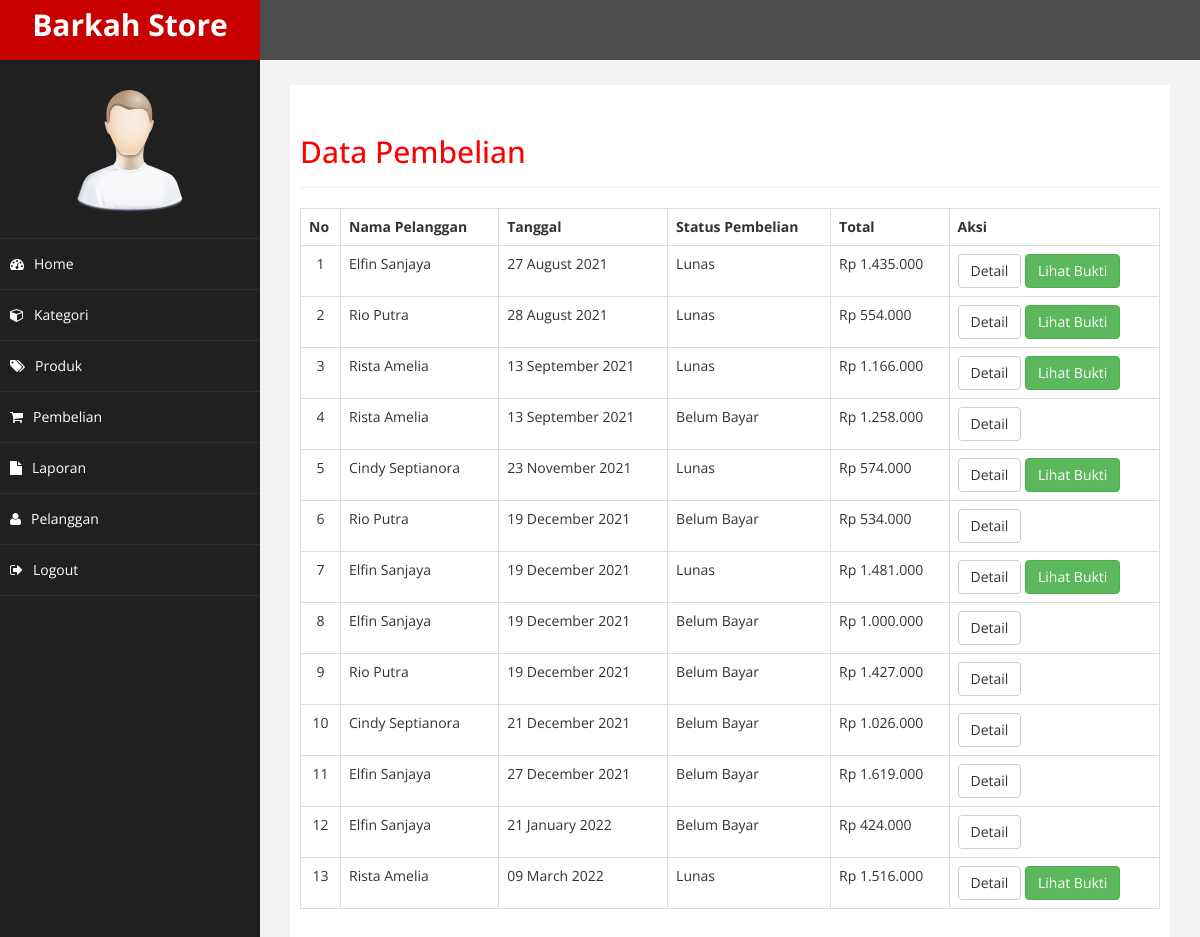
The page /admin/index.php?hal=pembelian (signed in) on the database its author committed.
### tables this page shows
CREATE TABLE `pembelian` (
  `id_pembelian` int(11) NOT NULL,
  `id_pelanggan` int(11) NOT NULL,
  `tanggal_beli` date NOT NULL,
  `total_beli` int(11) NOT NULL,
  `alamat_pengiriman` text NOT NULL,
  `status_beli` varchar(40) NOT NULL DEFAULT 'Belum Bayar',
  `resi` varchar(40) NOT NULL,
  `total_berat` int(11) NOT NULL,
  `provinsi` varchar(50) NOT NULL,
  `distrik` varchar(50) NOT NULL,
  `tipe` varchar(50) NOT NULL,
  `kodepos` varchar(50) NOT NULL,
  `ekspedisi` varchar(50) NOT NULL,
  `paket` varchar(50) NOT NULL,
  `ongkir` int(11) NOT NULL,
  `estimasi` varchar(50) NOT NULL
);

CREATE TABLE `pelanggan` (
  `id_pelanggan` int(11) NOT NULL,
  `email` varchar(40) NOT NULL,
  `pass_pelanggan` varchar(40) NOT NULL,
  `nama_pelanggan` varchar(40) NOT NULL,
  `telepon` varchar(15) NOT NULL,
  `alamat` text NOT NULL
);

### admin/function.php (called while the page is built, shortened)
<?php
function rupiah($angka) {
    $rupiah = "Rp " . number_format($angka,0,',','.');
    return $rupiah;
}
?>

### admin/pembelian.php (the view, shortened to what this page needs)
<?php
include 'function.php'; ?>
<div class="page-header">
    <h2>Data Pembelian</h2>
</div>
<table class="table table-bordered">
        <tr>
            <th>No</th>
            <th>Nama Pelanggan</th>
            <th>Tanggal</th>
            <th>Status Pembelian</th>
            <th>Total</th>
            <th>Aksi</th>
        </tr>
    <?php
        $tampil = mysqli_query($koneksi,"SELECT * FROM pembelian JOIN pelanggan ON
                                            pembelian.id_pelanggan=pelanggan.id_pelanggan");
        $no = 1;
        while($data = mysqli_fetch_array($tampil)) :
    ?>
        <tr>
            <td width='40px' align='center'><?= $no++ ?></td>
            <td><?= $data['nama_pelanggan']; ?></td>
            <td><?= date("d F Y", strtotime($data['tanggal_beli'])) ?></td>
            <td><?= $data['status_beli']; ?></td>
            <td><?= rupiah($data['total_beli']); ?></td>
            <td>
                <a href="?hal=detail&id=<?=$data['id_pembelian'];?>" class="btn btn-default"
                >Detail</a>
                <?php if ($data['status_beli'] !== 'Belum Bayar') : ?>
                    <a class="btn btn-success" href="?hal=pembayaran&id=<?= $data['id_pembelian']; ?>">Lihat Bukti</a>
                <?php endif; ?>
            </td>
        </tr>
        <?php endwhile; ?>
</table>

### admin/assets/css/custom.css (style rules this page uses)
body { font-family: 'Open Sans', sans-serif; }
h2 { color: #f00; }

### rows shown on the page
pembelian: id_pelanggan.nama_pelanggan "Elfin Sanjaya", tanggal_beli "27 August 2021", status_beli "Lunas", total_beli "Rp 1.435.000"
pembelian: id_pelanggan.nama_pelanggan "Rio Putra", tanggal_beli "28 August 2021", status_beli "Lunas", total_beli "Rp 554.000"
pembelian: id_pelanggan.nama_pelanggan "Rista Amelia", tanggal_beli "13 September 2021", status_beli "Lunas", total_beli "Rp 1.166.000"
pembelian: id_pelanggan.nama_pelanggan "Rista Amelia", tanggal_beli "13 September 2021", status_beli "Belum Bayar", total_beli "Rp 1.258.000"
pembelian: id_pelanggan.nama_pelanggan "Cindy Septianora", tanggal_beli "23 November 2021", status_beli "Lunas", total_beli "Rp 574.000"
pembelian: id_pelanggan.nama_pelanggan "Rio Putra", tanggal_beli "19 December 2021", status_beli "Belum Bayar", total_beli "Rp 534.000"
pembelian: id_pelanggan.nama_pelanggan "Elfin Sanjaya", tanggal_beli "19 December 2021", status_beli "Lunas", total_beli "Rp 1.481.000"
pembelian: id_pelanggan.nama_pelanggan "Elfin Sanjaya", tanggal_beli "19 December 2021", status_beli "Belum Bayar", total_beli "Rp 1.000.000"
pembelian: id_pelanggan.nama_pelanggan "Rio Putra", tanggal_beli "19 December 2021", status_beli "Belum Bayar", total_beli "Rp 1.427.000"
pembelian: id_pelanggan.nama_pelanggan "Cindy Septianora", tanggal_beli "21 December 2021", status_beli "Belum Bayar", total_beli "Rp 1.026.000"
pembelian: id_pelanggan.nama_pelanggan "Elfin Sanjaya", tanggal_beli "27 December 2021", status_beli "Belum Bayar", total_beli "Rp 1.619.000"
pembelian: id_pelanggan.nama_pelanggan "Elfin Sanjaya", tanggal_beli "21 January 2022", status_beli "Belum Bayar", total_beli "Rp 424.000"
pembelian: id_pelanggan.nama_pelanggan "Rista Amelia", tanggal_beli "09 March 2022", status_beli "Lunas", total_beli "Rp 1.516.000"
